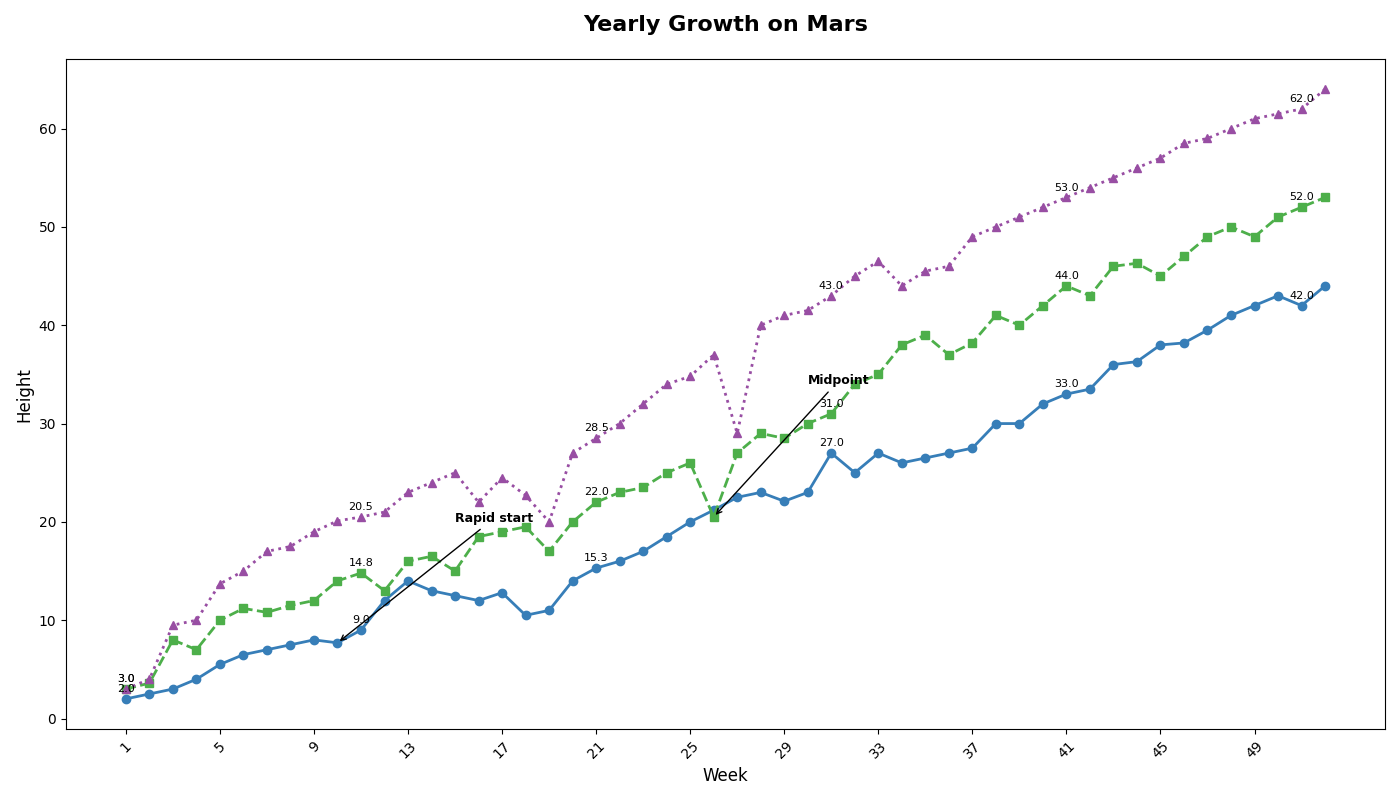

Reproduce this figure in Python.
import matplotlib.pyplot as plt
import numpy as np

weeks = np.arange(1, 53)

species_1_growth = np.array([2, 2.5, 3, 4, 5.5, 6.5, 7, 7.5, 8, 7.7, 9, 12, 14, 13, 12.5, 12, 12.8, 10.5, 11, 14, 15.3, 16, 17, 18.5, 20, 21.2, 22.5, 23, 22.1, 23, 27, 25, 27, 26, 26.5, 27, 27.5, 30, 30, 32, 33, 33.5, 36, 36.3, 38, 38.2, 39.5, 41, 42, 43, 42, 44])
species_2_growth = np.array([3, 3.6, 8, 7, 10, 11.2, 10.8, 11.5, 12, 14, 14.8, 13, 16, 16.5, 15, 18.5, 19, 19.5, 17, 20, 22, 23, 23.5, 25, 26, 20.5, 27, 29, 28.5, 30, 31, 34, 35, 38, 39, 37, 38.2, 41, 40, 42, 44, 43, 46, 46.3, 45, 47, 49, 50, 49, 51, 52, 53])
species_3_growth = np.array([3, 4, 9.5, 10, 13.7, 15, 17, 17.5, 19, 20.1, 20.5, 21, 23, 24, 25, 22, 24.5, 22.7, 20, 27, 28.5, 30, 32, 34, 34.8, 37, 29, 40, 41, 41.5, 43, 45, 46.5, 44, 45.5, 46, 49, 50, 51, 52, 53, 54, 55, 56, 57, 58.5, 59, 60, 61, 61.5, 62, 64])

fig, ax = plt.subplots(figsize=(14, 8))

ax.plot(weeks, species_1_growth, marker='o', linestyle='-', color='#377eb8', linewidth=2)
ax.plot(weeks, species_2_growth, marker='s', linestyle='--', color='#4daf4a', linewidth=2)
ax.plot(weeks, species_3_growth, marker='^', linestyle=':', color='#984ea3', linewidth=2)

ax.annotate('Rapid start', xy=(10, species_1_growth[9]), xytext=(15, 20),
            arrowprops=dict(facecolor='black', arrowstyle='->'), fontsize=9, fontweight='bold')
ax.annotate('Midpoint', xy=(26, species_2_growth[25]), xytext=(30, 34),
            arrowprops=dict(facecolor='black', arrowstyle='->'), fontsize=9, fontweight='bold')

for i, week in enumerate(weeks):
    if i % 10 == 0:
        ax.text(week, species_1_growth[i] + 0.5, f'{species_1_growth[i]:.1f}', fontsize=8, ha='center', va='bottom')
        ax.text(week, species_2_growth[i] + 0.5, f'{species_2_growth[i]:.1f}', fontsize=8, ha='center', va='bottom')
        ax.text(week, species_3_growth[i] + 0.5, f'{species_3_growth[i]:.1f}', fontsize=8, ha='center', va='bottom')

plt.title("Yearly Growth on Mars", fontsize=16, fontweight='bold', pad=20)
ax.set_xlabel('Week', fontsize=12)
ax.set_ylabel('Height', fontsize=12)
plt.xticks(weeks[::4], rotation=45)
plt.tight_layout()

plt.show()
